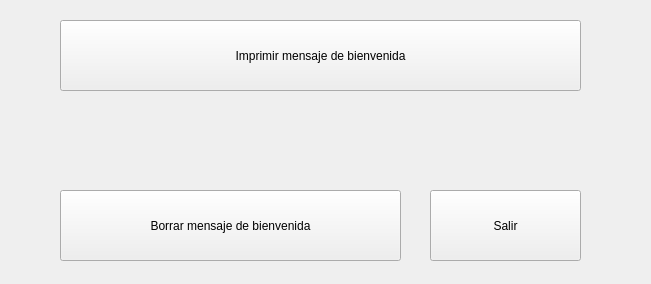
<?xml version="1.0" encoding="UTF-8"?>
<ui version="4.0">
 <class>Form</class>
 <widget class="QWidget" name="Form">
  <property name="geometry">
   <rect>
    <x>0</x>
    <y>0</y>
    <width>651</width>
    <height>284</height>
   </rect>
  </property>
  <property name="windowTitle">
   <string>Segundo ejemplo de GUI con PyQt</string>
  </property>
  <widget class="QPushButton" name="pushButton">
   <property name="geometry">
    <rect>
     <x>430</x>
     <y>190</y>
     <width>151</width>
     <height>71</height>
    </rect>
   </property>
   <property name="text">
    <string>Salir</string>
   </property>
  </widget>
  <widget class="QPushButton" name="pushButton_2">
   <property name="geometry">
    <rect>
     <x>60</x>
     <y>20</y>
     <width>521</width>
     <height>71</height>
    </rect>
   </property>
   <property name="text">
    <string>Imprimir mensaje de bienvenida</string>
   </property>
  </widget>
  <widget class="QLabel" name="label">
   <property name="geometry">
    <rect>
     <x>60</x>
     <y>120</y>
     <width>531</width>
     <height>41</height>
    </rect>
   </property>
   <property name="text">
    <string/>
   </property>
   <property name="alignment">
    <set>Qt::AlignCenter</set>
   </property>
  </widget>
  <widget class="QPushButton" name="pushButton_3">
   <property name="geometry">
    <rect>
     <x>60</x>
     <y>190</y>
     <width>341</width>
     <height>71</height>
    </rect>
   </property>
   <property name="text">
    <string>Borrar mensaje de bienvenida</string>
   </property>
  </widget>
 </widget>
 <resources/>
 <connections>
  <connection>
   <sender>pushButton</sender>
   <signal>clicked()</signal>
   <receiver>Form</receiver>
   <slot>close()</slot>
   <hints>
    <hint type="sourcelabel">
     <x>531</x>
     <y>224</y>
    </hint>
    <hint type="destinationlabel">
     <x>625</x>
     <y>179</y>
    </hint>
   </hints>
  </connection>
  <connection>
   <sender>pushButton_3</sender>
   <signal>clicked()</signal>
   <receiver>label</receiver>
   <slot>clear()</slot>
   <hints>
    <hint type="sourcelabel">
     <x>310</x>
     <y>220</y>
    </hint>
    <hint type="destinationlabel">
     <x>326</x>
     <y>141</y>
    </hint>
   </hints>
  </connection>
 </connections>
</ui>
